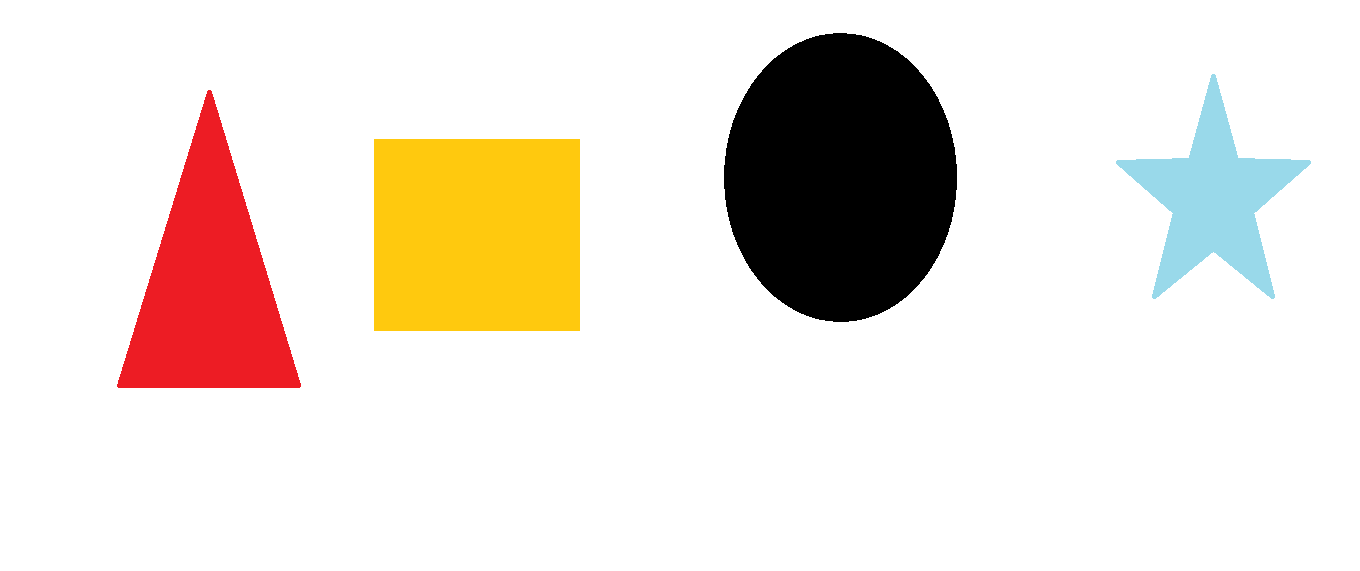
#> input picture Shapes.png, 1360 x 571 px, found by its file name
$ jupyter execute 'Sorting Contours.ipynb'   (older library calls are emulated)
#> lines starting #> are read from the running program, lines starting #| are printed output that depends on the picture; after the words box and inside, x2 and y2 are one past the last pixel; in counts of white or black regions, pixels touching at a corner belong together
[cell 1]
import cv2
import numpy as np

image = cv2.imread("C:\\Users\\ishan\\PycharmProjects\\Python_Project\\Mastering computer Vision\\Image Segementation\\shapes.png")
#> image is the input picture: shape (571, 1360, 3); mean B, G, R 217, 225.9, 234.9
cv2.imshow("Original Image", image)
cv2.waitKey(0)

blank_image = np.zeros((image.shape[0], image.shape[1], 3))

original_image = image

gray = cv2.cvtColor(image, cv2.COLOR_BGR2GRAY)
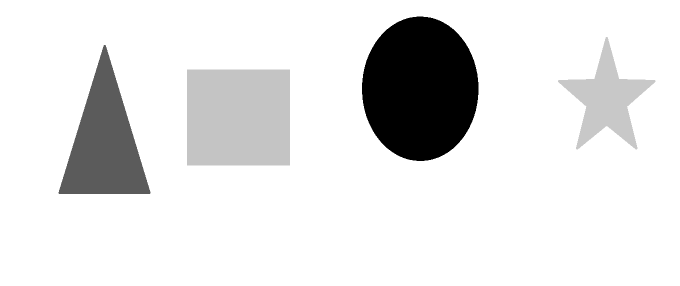
#> gray: shape (571, 1360) (shown at 1/2 size); min 0, max 255, mean 227.5

edged = cv2.Canny(gray, 50, 200)
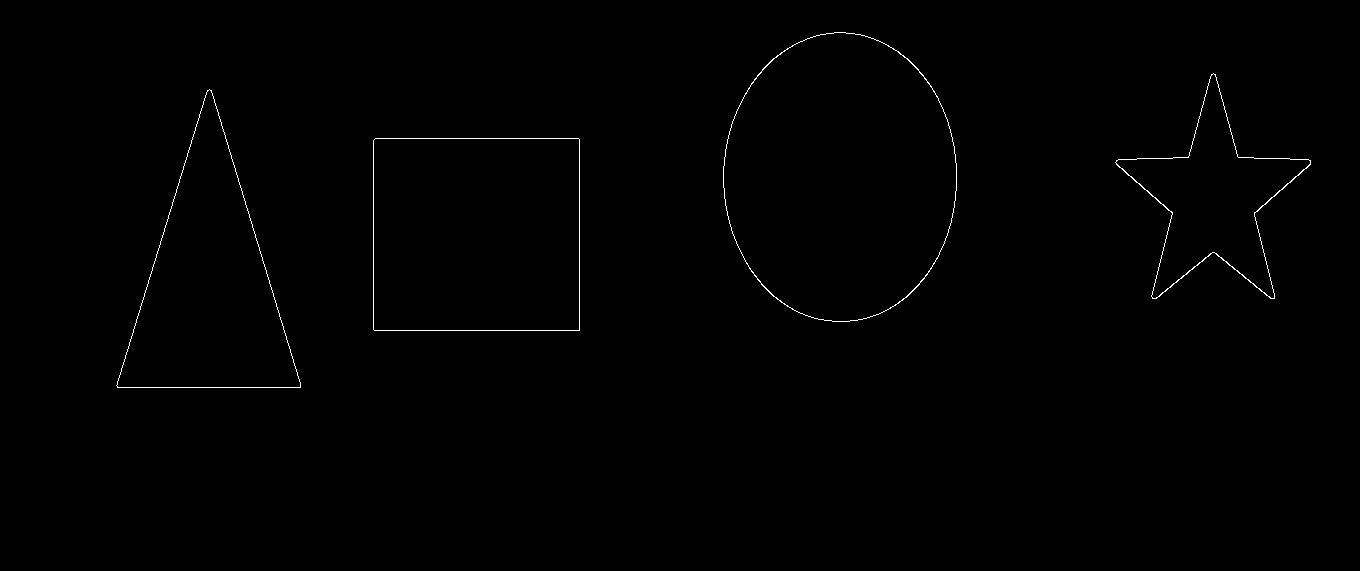
#> edged: shape (571, 1360); 0.43% white in thin lines or dots, all inside (x1, y1, x2, y2) = (116, 32, 1311, 388)
cv2.imshow("Canny Edged", edged)
cv2.waitKey(0)

(_, contours, hierarchy) = cv2.findContours(edged.copy(), cv2.RETR_EXTERNAL, cv2.CHAIN_APPROX_NONE)
#> contours = 4 contours; box (x1, y1, x2, y2) and area: (723, 32, 957, 322) 52886, (373, 138, 580, 331) 39549, (116, 89, 301, 388) 28132, (1115, 73, 1311, 299) 16296
print("Number of contours: "+str(len(contours)))
#| Number of contours: 4

cv2.drawContours(blank_image, contours, -1, (0, 255, 3))
cv2.imshow("Contours over blank image", blank_image)
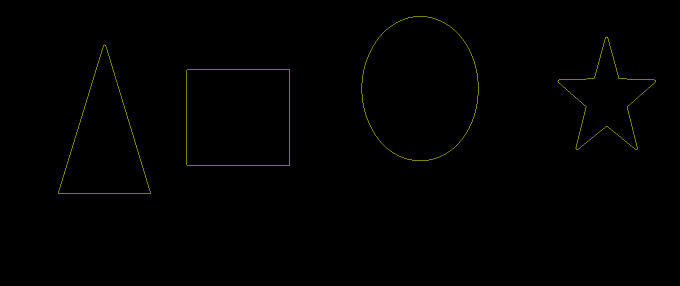
#> window 'Contours over blank image': shape (571, 1360, 3) (shown at 1/2 size); mean B, G, R 0, 1, 1
cv2.waitKey(0)

cv2.drawContours(image, contours, -1, (0, 255, 0), 3)
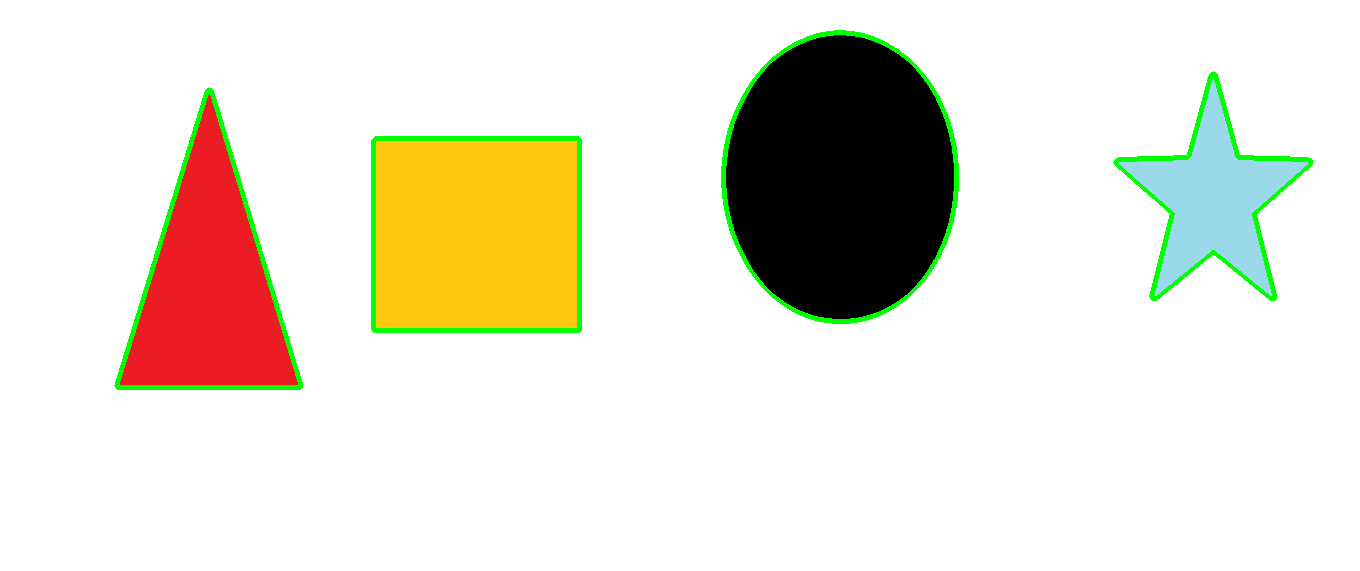
#> image: shape (571, 1360, 3); 1.96% of pixels changed, all inside (x1, y1, x2, y2) = (114, 30, 1313, 390)
cv2.imshow("All contours", image)
cv2.waitKey(0)

cv2.destroyAllWindows()

[cell 2]
import cv2
import numpy as np

def get_contour_areas(contours):
    all_areas = []
    for cnt in contours:
        area = cv2.contourArea(cnt)
        all_areas.append(area)
#> this loop made 4 passes
#> area on passes 1 to 4: 39549, 28131.5, 16295.5, 52886
#> after the loop, all_areas = [39549, 28131.5, 16295.5, 52886]
    return all_areas

image = cv2.imread("C:\\Users\\ishan\\PycharmProjects\\Python_Project\\Mastering computer Vision\\Image Segementation\\shapes.png")
original_image = image

print("Contours Areas Before sorting")
print(get_contour_areas(contours))
#| [39549.0, 28131.5, 16295.5, 52886.0]

sorted_contours = sorted(contours, key=cv2.contourArea, reverse=True)
#> sorted_contours has the same summary as contours

print("Contour Area after sorting")
print(get_contour_areas(sorted_contours))
#> the loop in get_contour_areas (call 2), `for cnt in contours:` made 4 passes
#| [52886.0, 39549.0, 28131.5, 16295.5]

for c in sorted_contours:
    cv2.drawContours(original_image, [c], -1, (0,255,0), 3)
    cv2.waitKey(0)
    cv2.imshow("Contours By area()")
#> this loop made 4 passes

$ run again, with Black Squares.png copied over Shapes.png
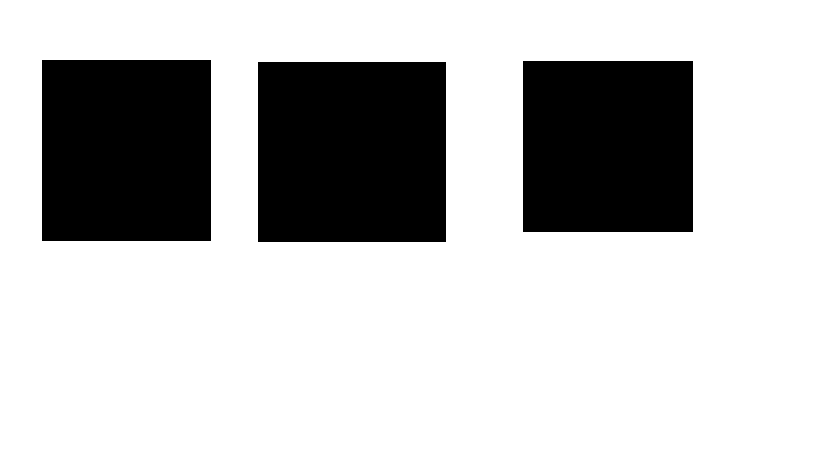
#> input picture Black Squares.png, 819 x 460 px, found by its file name
#> image is the input picture: shape (460, 819, 3); 75.2% white; 3 black regions, box (x1, y1, x2, y2) and area: (258, 62, 446, 242) 33840, (42, 60, 211, 241) 30589, (523, 61, 693, 232) 29070
#> `edged = cv2.Canny(gray, 50, 200)`:
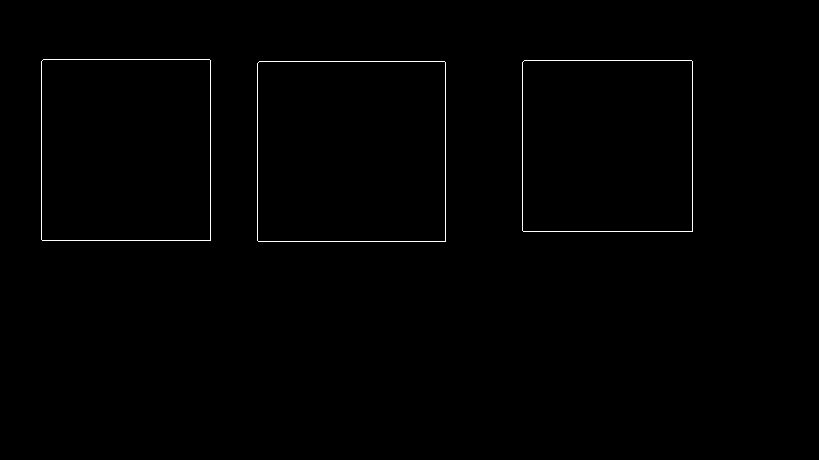
#> edged: shape (460, 819); 0.56% white in thin lines or dots, all inside (x1, y1, x2, y2) = (41, 59, 693, 242)
#> contours = 3 contours; box (x1, y1, x2, y2) and area: (257, 61, 446, 242) 33837, (41, 59, 211, 241) 30586, (522, 60, 693, 232) 29067
#| Number of contours: 3
#> `cv2.drawContours(image, contours, -1, (0, 255, 0), 3)`:
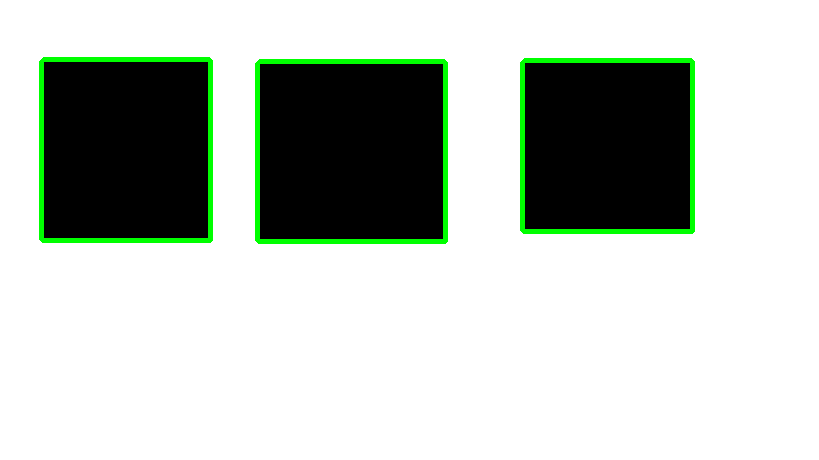
#> image: shape (460, 819, 3); 2.79% of pixels changed, all inside (x1, y1, x2, y2) = (39, 57, 695, 244)
#> the loop in get_contour_areas, `for cnt in contours:` made 3 passes
#> area on passes 1 to 3: 33837, 29067, 30586
#> after the loop in get_contour_areas, `for cnt in contours:`: all_areas = [33837, 29067, 30586]
#| [33837.0, 29067.0, 30586.0]
#> sorted_contours has the same summary as contours
#> the loop in get_contour_areas (call 2), `for cnt in contours:` made 3 passes
#| [33837.0, 30586.0, 29067.0]
#> the loop `for c in sorted_contours:` made 3 passes
